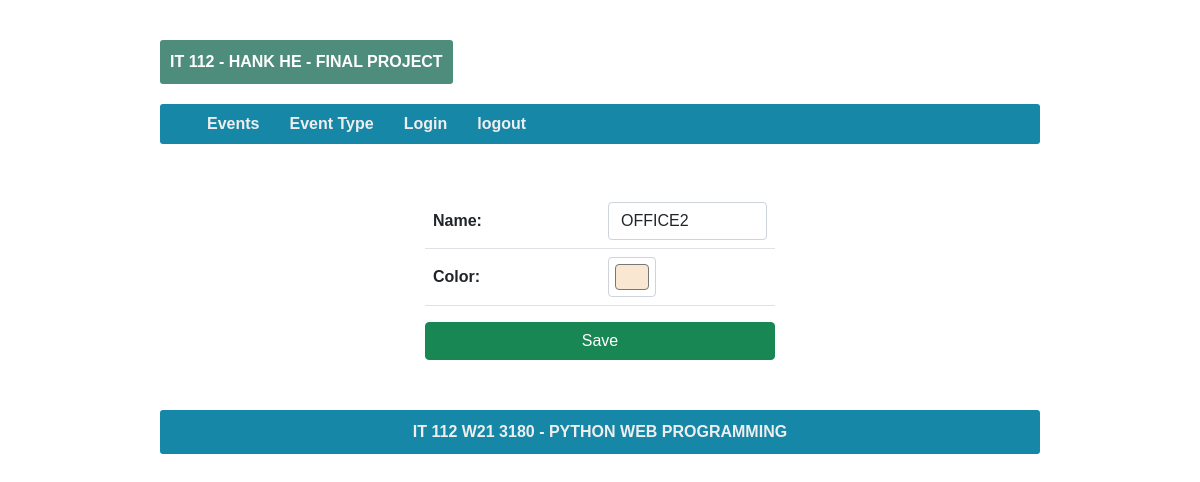
Page /todolist/typesave/4 (signed in) on the earlier database version.
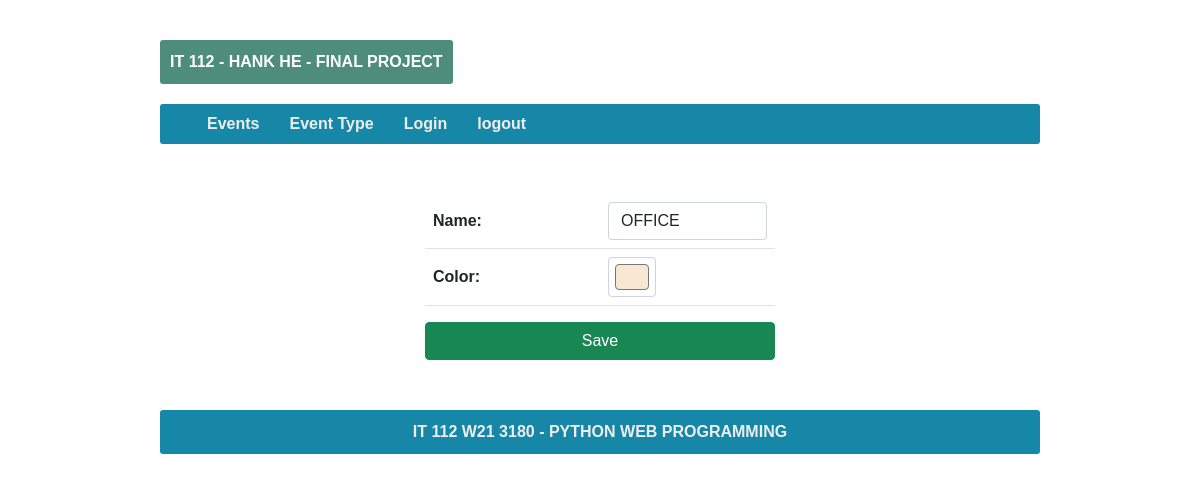
Same page on the later database version.
### toDoList/models.py (models this page shows, shortened)
class EventType(models.Model):
    name = models.CharField(max_length=200)
    color = models.CharField(max_length=200)
    createdTime = models.DateTimeField(auto_now_add=True)
    createdByUser = models.ForeignKey(User, on_delete=models.CASCADE)
    class Meta:
        db_table = 'EventType'
        verbose_name_plural = 'EventTypes'
        ordering = ["createdTime"]

### toDoList/views.py (the view, shortened to what this page needs)
# urls.py: path('typesave/<int:reqid>', views.typesave, name="typesave"),
@login_required(login_url='login')
def typesave(request, reqid=None):
    try:
        eventtypeObj = None
        if reqid != None:
            eventtypeObj = get_object_or_404(EventType, pk=reqid)
        if request.method == "GET":
            form = EventTypeForm(instance=eventtypeObj)
            return render(request, 'typesave.html', {'form': form, "navs": navs})
    except:
        return redirect('error')

### toDoList/form.py
class EventTypeForm(ModelForm):
    class Meta:
        model = EventType
        fields = '__all__'
        exclude = ['createdByUser']
        widgets = {
            'name': TextInput(attrs={"class": "form-control"}),
            'color': TextInput(attrs={"type": "color", "class": "form-control form-control-color"}),
        }

### toDoList/templates/typesave.html (shortened to what this page needs)
{% extends 'base.html' %}
{% load static %}
{% block css %}
    <link href={% static 'css/typesave.css' %} rel="stylesheet" type="text/css"/>
{% endblock %}
{% block content %}
  <form id="saveform" method="POST">
  <table class="table">
    {{ form.as_table }}
  </table>
  <div class="d-grid gap-2">
   <button type="submit" class="btn btn-success">Save</button>
  </div>
</form>
{% endblock %}

Differences in the rows shown:
changed EventType "#fae7d1": name "OFFICE2" → "OFFICE"
